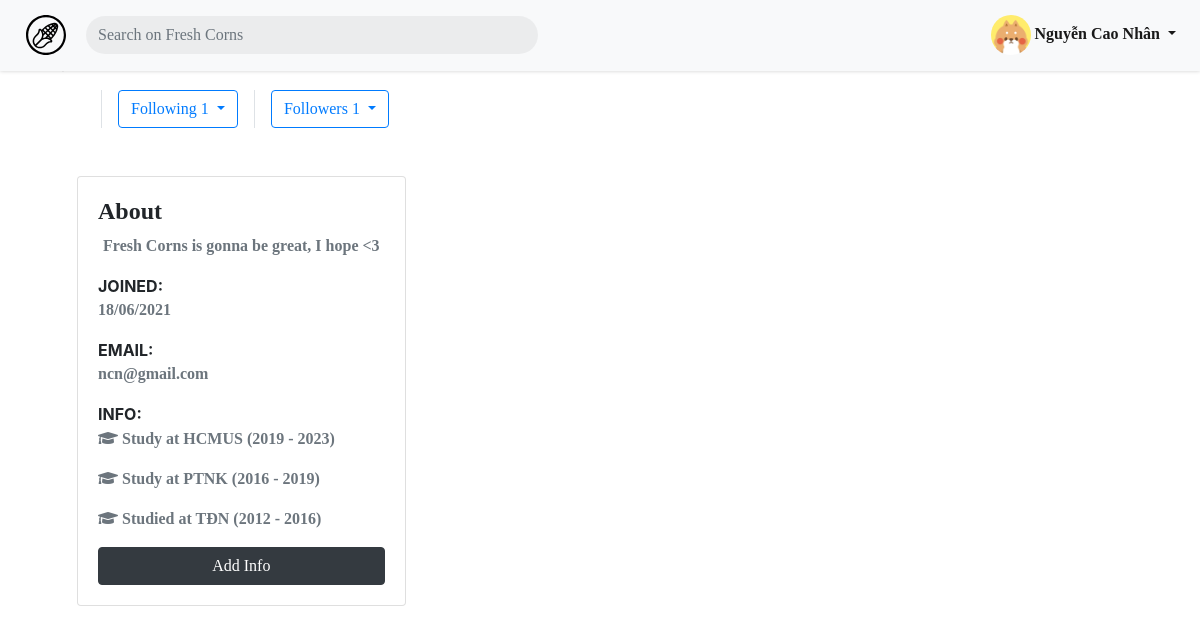
Screenshot of /profile.php (signed in) with the database file from the repository.
### tables this page shows
CREATE TABLE IF NOT EXISTS `profiles` (
  `ID` int(11) NOT NULL,
  `display_name` varchar(255) NOT NULL,
  `email` varchar(255) NOT NULL,
  `date_of_birth` date NOT NULL,
  `gender` varchar(255) NOT NULL,
  `description` longtext,
  `profile_image` varchar(255) DEFAULT 'https://firebasestorage.googleapis.com/v0/b/cs204finalproj.appspot.com/o/istockphoto-1223671392-612x612.jpg?alt=media&token=e9312c19-c34e-4a87-9a72-552532766cde',
  `profile_cover` varchar(255) DEFAULT 'https://firebasestorage.googleapis.com/v0/b/cs204finalproj.appspot.com/o/fbdefault.png?alt=media&token=7248bbab-cc3e-420e-8a94-4c3b23a5f0f6',
  PRIMARY KEY (`ID`)
);

CREATE TABLE IF NOT EXISTS `job_education_info` (
  `ID` int(11) NOT NULL AUTO_INCREMENT,
  `user_profile` int(11) NOT NULL,
  `info` text NOT NULL,
  `type` int(11) NOT NULL,
  `start_year` int(11) NOT NULL,
  `end_year` int(11) DEFAULT NULL,
  `date_created` datetime NOT NULL DEFAULT CURRENT_TIMESTAMP,
  PRIMARY KEY (`ID`),
  KEY `FK_info_profile` (`user_profile`)
);

### includes/config.php (called while the page is built, shortened)
<?php
spl_autoload_register(function ($class) {
    $classlocation = 'classes/' . $class . '.php';
});

### classes/Database.php (called while the page is built, shortened)
<?php
class Database {
    private static $instances = [];
    public static function getInstance() : Database
    {
        $cls = static::class;
        if (!isset(self::$instances[$cls])) {
            self::$instances[$cls] = new static();
        }
        return self::$instances[$cls];
    }
    public function initializeDatabaseConnection() {
        $DB_HOST = "localhost";
        $DB_USER = "root";
        $DB_PASSWORD = "";
        $DB_NAME = "cs204_final_project";
        $this->conn = new mysqli($DB_HOST, $DB_USER, $DB_PASSWORD, $DB_NAME);
    }
}

### classes/Profile.php (called while the page is built, shortened)
<?php
class Profile {
    public function __construct($conn, $user_id) {
        $this->conn = $conn;
        $sql = "SELECT display_name, email, date_of_birth, gender, IFNULL(description, '') AS description, profile_image, profile_cover,
        (SELECT date_created FROM users WHERE users.ID = profiles.ID) AS date_joined FROM profiles WHERE ID = ?";
        $stmt = $this->conn->prepare($sql);
        $stmt->bind_param("i", $user_id);
        $stmt->execute();
        $results = $stmt->get_result();
        if ($results->num_rows == 1) {
            $results = $results->fetch_assoc();
            $this->user_id = $user_id;
            $this->description = $results['description'];
            $this->email = $results['email'];
            $this->date_joined = $results['date_joined'];
        }
    }
    public static function getInfo($conn, $user) {
        $sql = "SELECT * FROM job_education_info WHERE user_profile = ? ORDER BY start_year DESC";
        $stmt = $conn->prepare($sql);
        $stmt->bind_param("i", $user);
        $stmt->execute();
        $results = $stmt->get_result();
        return $results->fetch_all(MYSQLI_ASSOC);
    }
}

### profile.php (the view, shortened to what this page needs)
<?php
    include 'includes/header.php';
    if(isset($_GET['id'])){
        $profile_user_id = $_GET['id'];
    }
    else $profile_user_id = $_SESSION['user_id'];
    $profile = new Profile($db->conn, $profile_user_id);
    $profile->getFollowing();
    $profile->getFollowers();
    $infos = Profile::getInfo($db->conn, $profile_user_id);
?>
<link rel="stylesheet" href="./includes/css/emoji/emojionearea.min.css">
<link rel="stylesheet" href="./includes/css/feed.css">
<link rel="stylesheet" href="https://cdn.jsdelivr.net/npm/bootstrap-icons@1.5.0/font/bootstrap-icons.css">
<link rel="stylesheet" href="https://cdnjs.cloudflare.com/ajax/libs/selectize.js/0.13.3/css/selectize.bootstrap4.min.css" />
<?php if($profile->user_id == null): ?>
    <div class='jumbotron jumbotron-fluid' style="text-align: center;">
        <h1>Profile not found!</h1></div>
<?php else: ?>
    <div class="container" style="width: auto;">
        <div class="row">
            <div class="col-12 grid-margin">
                <div class="profile-header">
                    <div class="cover" style="
                                            position: relative;
                                            border-radius: 25rem 25rem 0 0;
                                            ">
                        <figure>
                            <div class="cover-body d-flex justify-content-between align-items-center" style="
                                        margin: 5px 15px;
                                        z-index: 2;
                                        position: absolute;
                                        bottom: 10px;
                                        width: 95%;">
                                <div>
                                    <span class="profile-name" style="
                                                            margin-left: 20px;
                                                            font-size: 20px;
                                                            font-weight: 600;">
                                    <?php echo $profile->display_name; ?></span>
                                </div>
                                <div class="d-md-block d-sm-none">
                                <?php if($_SESSION['signed_in']): ?>
                                    <?php if($_SESSION['user_id'] == $profile_user_id): ?>
                                    <button class="btn btn-primary btn-icon-text btn-edit-profile">
                                        <a href="edit_profile.php" style="color: white;">Edit profile</a>
                                    </button>
                                    <?php elseif (!in_array($_SESSION['user_id'], $profile->followers)): ?>
                                        <button class="btn btn-success btn-follow">
                                        <a href="profile.php?order=<?php echo 'follow' ?>&id=<?php echo $profile_user_id ?>" style="color: white;">Follow</a>
                                    <?php endif ?>
                                <?php endif ?>
                                </div>
                            </div>
                        </figure>
                    </div>
                <div class="container">
                    <ul class="row align-items-center mt-3 mt-md-0">
                        <li class="header-link-item ml-3 pl-3 border-left d-flex align-items-center">
                            <div class="dropdown">
                                <button class="btn btn-outline-primary dropdown-toggle" type="button" id="dropdownMenuButton" data-toggle="dropdown" aria-haspopup="true" aria-expanded="false">
                                   Following <?php echo count($profile->following);?>
                                </button>
                            </div>
                        </li>
                        <li class="header-link-item ml-3 pl-3 border-left d-flex align-items-center">
                            <div class="dropdown">
                                <button class="btn btn-outline-primary dropdown-toggle" type="button" id="dropdownMenuButton" data-toggle="dropdown" aria-haspopup="true" aria-expanded="false">
                                   Followers <?php echo count($profile->followers);?>
                                </button>
                            </div>
                        </li>
                    </ul>
                </div>
                </div>
            </div>
        </div>
        <div class="row profile-body" style="padding: 2rem; ">
            <div class="d-none d-md-block col-md-5 col-xl-4 left-wrapper">
                <div class="card rounded">
                    <div class="card-body">
                        <h4 class="card-title mb-0">About</h4>
                        <div class="d-flex align-items-center justify-content-between flex-column mt-2">
                            <p class="text-muted"><?php echo $profile->description;?></p>
                        </div>
                        <div class="mt-0">
                            <label class="tx-11 font-weight-bold mb-0 text-uppercase">Joined:</label>
                            <p class="text-muted"><?php
                                $timestamp = strtotime($profile->date_joined, strtotime('+7 hours'));
                                echo date("d/m/Y", $timestamp);
                            ?></p>
                        </div>
                        <div class="mt-3">
                            <label class="tx-11 font-weight-bold mb-0 text-uppercase">Email:</label>
                            <p class="text-muted"><?php echo $profile->email;?></p>
                        </div>
                        <div class="mt-3">
                            <label class="tx-11 font-weight-bold mb-0 text-uppercase">Info:</label>
                            <?php foreach($infos as $info): ?>
                                <?php if ($_SESSION['user_id'] == $profile_user_id): ?>
                                <a class="edit-info"
                                data-id="<?php echo $info['ID']?>">
                                    <p class="text-muted" data-tooltip="Click to edit" data-tooltip-location = "top"><?php
                                    if($info['type'] == 0) {
                                        echo '<i class="fa fa-briefcase" aria-hidden="true"></i>';
                                    } else {
                                        echo '<i class="fa fa-graduation-cap" aria-hidden="true"></i>';
                                    } ?>
                                    <?php
                                        echo $info['info'];
                                        if ($info['end_year'] == null) {
                                            echo " ({$info['start_year']} - now)";
                                        } else {
                                            echo " ({$info['start_year']} - {$info['end_year']})";
                                        }
                                    ?></p>
                                </a>
                                <?php endif; ?>
                            <?php endforeach; ?>
                        </div>
                        <?php if($_SESSION['user_id'] == $profile_user_id): ?>
                            <a data-toggle="modal" data-target="#addInfo" class="mt-2 btn btn-dark btn-block" href="#" role="button">Add Info</a>
                        <?php endif; ?>
                    </div>
                </div>
            </div>
            <div class="col-md-7 col-xl-4 middle-wrapper">
            </div>
    </div>
</div>
<?php endif?>

### includes/header.php (shortened to what this page needs)
<?php
    include "config.php";
    $site_name = basename($_SERVER['PHP_SELF'], ".php");
    $db = Database::getInstance();
?>
<!DOCTYPE html>
<html lang="en">
    <head>
        <link rel="stylesheet" href="https://stackpath.bootstrapcdn.com/bootstrap/4.3.1/css/bootstrap.min.css">
        <link rel="stylesheet" href="https://cdnjs.cloudflare.com/ajax/libs/font-awesome/5.15.3/css/all.min.css">
        <link rel="stylesheet" href="https://cdn.jsdelivr.net/npm/bootstrap-icons@1.5.0/font/bootstrap-icons.css">
        <link rel="stylesheet" href="includes/css/style.css">
        <link rel="stylesheet" href="./includes/css/tooltip.css">
    </head>
    <body>
    <?php if( $site_name != 'signin'): ?>
    <nav class="navbar navbar-expand-sm navbar-light bg-light">
        <a class="navbar-brand" href="feeds.php">
            <span class="logo"><?php echo file_get_contents("assets/images/logo.svg");?></span>
        </a>
        <div class="collapse navbar-collapse" id="collapsibleNavId">
            <ul class="navbar-nav mr-auto mt-2 mt-lg-0 search-box">
                <li class="nav-item active">
                    <div class="ml-1 row">
                        <div class="col-12 text-right p-0 holder">
                            <input type="text" class="form-control" name="member-search" id="header-search" aria-describedby="helpId" placeholder="Search on Fresh Corns">
                        </div>
                    </div>
                </li>
            </ul>
            <?php if($site_name != "signin" && $site_name != "signup"): ?>
                <ul class="navbar-nav float-lg-right">
                    <?php if(!$_SESSION['signed_in']): ?>
                        <li class="nav-item active">
                            <a class="nav-link sign-in" href="signin.php"><i class="bi bi-box-arrow-in-right"></i> Sign in</a>
                        </li>
                        <li class="nav-item active">
                            <a class="nav-link join-us" href="signin.php?signup"><i class="bi bi-person-plus"></i> Join us</a>
                        </li>
                    <?php elseif($_SESSION['signed_in']): ?>
                        <li class="nav-item active dropdown">
                            <a class="nav-link dropdown-toggle" href="#" id="navbarDropdown" role="button" data-toggle="dropdown" aria-haspopup="true" aria-expanded="false">
                                <img class="rounded-circle d-inline-block profile-img" src="<?php echo $_SESSION['profile_img'];?>">
                                <?php echo htmlspecialchars($_SESSION['name']); ?>
                            </a>
                        </li>
                    <?php endif;?>
                </ul>
            <?php endif;?>
        </div>
    </nav>
    <?php endif; ?>

### includes/css/style.css (style rules this page uses)
body { animation: fadeInAnimation ease 500ms; animation-iteration-count: 1; animation-fill-mode: forwards; }
body { -ms-overflow-style: none; scrollbar-width: none; }
html { scroll-behavior: smooth; }
h2, h3, h4, p, li, a, button, select, i { font-family: 'body'; font-weight: bold; }
.navbar { position: fixed !important; top: -1px; right: 0; left: 0; transition: top 300ms, background-color 1s; z-index: 30; box-shadow: 0 0 4px rgb(0 0 0 / 20%); }
.navbar .logo { transition: fill 1s; }
.nav-link { transition: color 1s; }
body { transition: background-color 1s !important; }
.profile-img { width: 40px; height: 40px; object-fit: cover; }
nav .logo { padding: 10px; }
nav .logo svg { height: 40px; width: 40px; margin-right: -10px; }
body { padding-right: 0px !important; }
.holder { position: relative; }
#header-search { background: rgba(0, 0, 0, .05); border: none; }
.search-box { width: 40%; }
.search-box li { width: 100%; }
.search-box li input { border-radius: 9999px; }
.profile-name { color: white; text-shadow: 2px 4px 3px rgba(0,0,0,0.3); }
.btn-edit-profile, .btn-follow, .btn-unfollow { border-radius: 99px; box-shadow: 0 0 4px rgb(0 0 0 / 20%); }
.middle-wrapper { padding-left: 0px; padding-right: 15px; }
.edit-info { cursor: pointer; }

### includes/css/tooltip.css (style rules this page uses)
[data-tooltip] { position: relative; z-index: 9; }
[data-tooltip]:before, [data-tooltip]:after { position: absolute; visibility: hidden; opacity: 0; left: 50%; bottom: calc(100% + 5px); pointer-events: none; transition: 0.2s; will-change: transform; }
[data-tooltip]:before { content: attr(data-tooltip); padding: 10px 18px; min-width: 50px; max-width: 300px; width: max-content; width: -moz-max-content; border-radius: 6px; font-size: 14px; background-color: rgba(59, 72, 80, 0.9); background-image: linear-gradient(30deg, rgba(59, 72, 80, 0.44), rgba(59, 68, 75, 0.44), rgba(60, 82, 88, 0.44)); box-shadow: 0px 0px 24px rgba(0, 0, 0, 0.2); color: #fff; text-align: center; white-space: pre-wrap; transform: translate(-50%, -5px) scale(0.5); }
[data-tooltip]:after { content: ''; border-style: solid; border-width: 5px 5px 0px 5px; border-color: rgba(55, 64, 70, 0.9) transparent transparent transparent; transition-duration: 0s; transform-origin: top; transform: translateX(-50%) scaleY(0); }

### includes/css/feed.css (style rules this page uses)
img { width: 100%; border-radius: 20px; }

### rows the page displays
profiles: email "ncn@gmail.com"
job_education_info: type 1 (drawn), info "Study at HCMUS", start_year "2019", end_year "2023"
job_education_info: type 1 (drawn), info "Study at PTNK", start_year "2016", end_year "2019"
job_education_info: type 1 (drawn), info "Studied at TĐN", start_year "2012", end_year "2016"

### other values shown
$_SESSION['name'] "Nguyễn Cao Nhân"
count($profile->following) "1"
count($profile->followers) "1"
$profile->description "Fresh Corns is gonna be great, I hope <3"
